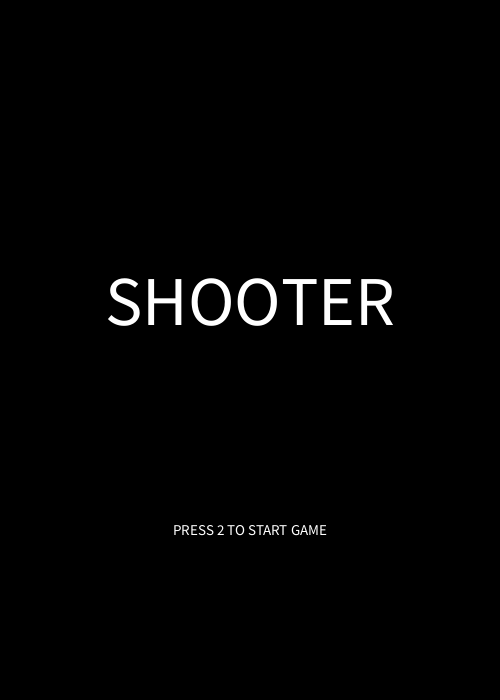
Frame 1 (no input)
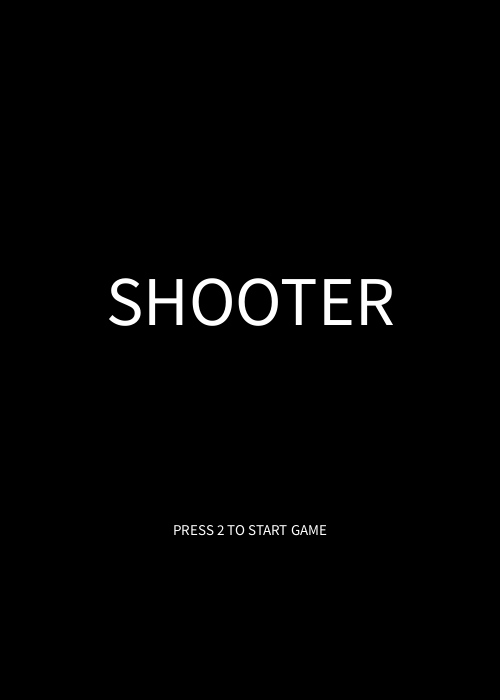
Frame 60 (the mouse pressed at the canvas centre just before this capture)
Frame 120 (the mouse held since frame 60 and released just before this capture): identical to frame 60, image omitted

The Processing sketch that drew these frames (run headless with seeded random() and noise(); from frame 60 on, the mouse is pressed at the canvas centre):

// Processing sketch: final_project
// ── final_project.pde
int mode;
final int INTRO = 0;
final int GAME = 1;
final int PAUSE = 2;
final int GAMEOVER = 3;
boolean singleplayer;
int x1, y1, d;
float targetX, targetY, targetD;
boolean akey, dkey;
int maxleft, maxright;
int bullety, bulletd;
boolean bulletActive = false;
int lockedX;
boolean p1 = true;
boolean p2 = false;
int p1score = 0;
int p2score = 0;
boolean target = true;


void setup() {
  size(500, 700);
  mode = INTRO;
  textAlign(CENTER, CENTER);
  singleplayer = true;
  x1 = 250;
  y1 = 100;
  d = 20;
  bullety = y1+10;
  bulletd = 10;

  targetX = random(50, 450);
  targetY = random(300, 660);
  targetD = random(8, 50);
  maxleft = 50;
  maxright = 450;
}

void draw() {
  if (mode == INTRO) {
    intro();
  } else if (mode == GAME) {
    game();
  } else if (mode == PAUSE) {
    pause();
  } else if (mode == GAMEOVER) {
    gameover();
  } else {
    println("ERROR : MODE = " + mode);
  }
}


void drawScore() {
  textAlign(CENTER, CENTER);
  textSize(16);
  fill(0, 100, 255);
  text("P1 Score: " + p1score, 50, 50);
  text("P2 Score: " + p2score, 400, 60);
}


void shoot() {
  fill(255, 255, 0);
  noStroke();
  circle(lockedX, bullety, bulletd);

  bullety += 5;

  // 1. FIXED TYPO: targetD changed to targetX
  float distance = dist(lockedX, bullety, targetX, targetY); 
  
  if (distance < (bulletd/2 + targetD/2)) {
    if (p1) {
      p1score += 1;
    } else {
      p2score += 1;
    }

    // 2. ADDED: Respawn the target somewhere fresh for the next player
    targetX = random(50, 450);
    targetY = random(300, 660);
    targetD = random(8, 50);

    bulletActive = false;
    swapplayers();
  }

  if (bullety > height) {
    bulletActive = false;
    swapplayers();
  }
}


void swapplayers() {
  if (p1) {
    p1 = false;
    p2 = true;
  } else {
    p1 = true;
    p2 = false;
  }
}

void resetGame() {
  x1 = 250;
  y1 = 100;
  targetX = width / 2;
  targetY = 100;
  p1score = 0;
  p2score = 0;
  p1 = true;
  p2 = false;
  bulletActive = false;
}

void drawtarget() {
  if (target == true) {
    if (p1) {
      fill(255, 0, 0);
      circle(targetX, targetY, targetD);

      float distance = dist(lockedX, bullety, targetX, targetY);
      if (distance < (bulletd/2 + targetD/2)) {
        target = false;
      }
    } else {
      fill(0, 0, 255);
      circle(targetX, targetY, targetD);

      float distance = dist(lockedX, bullety, targetX, targetY);
      if (distance < (bulletd/2 + targetD/2)) {
        target = false;
      }
    }
  }
  
  if(target == false){
    circle(targetX, targetY, targetD);
    target = true;
  }
}






//void gameclicks() {
//  if (!bulletActive) {
//    bulletActive = true;
//    lockedX = x1;       
//    bullety = y1;       
    
//    // Swap players HERE so it only happens ONCE per click!

//  }
//}




void drawBG() {
  background(40, 40, 40);


  fill(30, 140, 30);
  noStroke();
  rect(0, 0, 50, height);
  rect(width-50, 0, 50, height);

  stroke(255);
  strokeWeight(4);
  line(50, 0, 50, height);
  line(width-50, 0, width -50, height);
}

// ── game.pde
void game() {
  drawBG();

  ////P1//
  fill(255);
  noStroke();
  circle(x1, y1, d);
 
  
   if (p1) {
    fill(0, 100, 255); // Blue for P1
    if (!bulletActive) {
      if (akey && x1 > maxleft) x1 -= 4;
      if (dkey && x1 < maxright) x1 += 4;
    }
  } else {
    fill(255, 0, 100); // Pink/Red for P2
    if (!bulletActive) {
      if (akey && x1 > maxleft) x1 -= 4;
      if (dkey && x1 < maxright) x1 += 4;
    }
  }
  
  drawScore();
  
  drawtarget();
  
  if (bulletActive) {
    shoot(); 
  }
  
  if (p1score >= 5 || p2score >= 5){
    mode = GAMEOVER; 
  }

}

// ── gameover.pde
void gameover(){
  background(0);
  
  if(p1score> p2score){
    text("Player 1 wins", 250,300);
  }else{
    text("Player 2 wins", 250,300);
  }
}

void gameoverclicks(){
  mode = INTRO;
}

// ── intro.pde
void intro(){
  background(0);
  fill(255);
  textSize(70);
  text("SHOOTER", 250,300);
  textSize(15);
  text("PRESS 2 TO START GAME", 250,530);
}

void introclicks(){
}

// ── keyboard.pde
void keyPressed() {
  if ((mode == INTRO) && key == '1') {
    singleplayer = true;
    mode = GAME;
  } else if ((mode == INTRO) && key == '2') {
    singleplayer = false;
    mode = GAME;
  }


  if (key == 'a' || key == 'A') akey = true;
  if (key == 'd' || key == 'D') dkey = true;
  
  // Pause toggle
  if (key == 'p' || key == 'P') {
    if (mode == GAME) {
      mode = PAUSE;
    } else if (mode == PAUSE) {
      mode = GAME;
    }
  }
}


void keyReleased(){
  
  if (mode == GAME) {
    if (key == 'a' || key == 'A') {
      akey = false;
    } else if (key =='d' || key == 'D') {
      dkey = false;
    }
  }
}

// ── mouse.pde
void mouseReleased() {
  if (mode == INTRO){
    mode = GAME;
  }else if (mode == GAME){
    if (!bulletActive){
      bulletActive = true;
      lockedX  = x1;
      bullety = y1+10;
    }else if (mode == GAMEOVER){
      resetGame();
      mode = GAME;
    }
  }
  
  if(mode == PAUSE){
    mode = GAME;
  }
  
  if(mode == GAMEOVER){
    mode = INTRO;
  }
}

// ── pause.pde
void pause(){
  fill(0); 
  rect(0, 0, width, height);
  
  textAlign(CENTER, CENTER);
  fill(255);
  textSize(40);
  text("PAUSED", width/2, height/2);
  textSize(18);
  text("Click anywhere to resume", width/2, height/2 + 40);
}

void pauseclicks(){
  mode = GAME;
}
